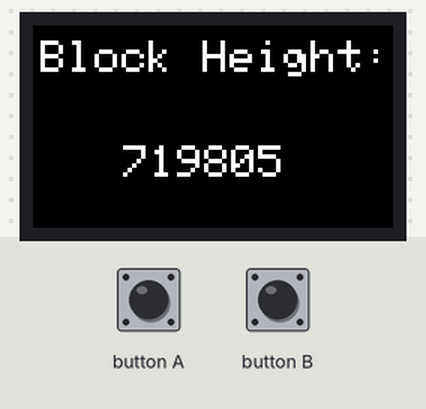
The sketch below on a simulated ESP32. On the bench: 240×135 colour display. Inputs (shaded band) come from the test bench.

Above: at 1.3 s.
1.4 s: button A pressed for 0.15 s
At 1.8 s:
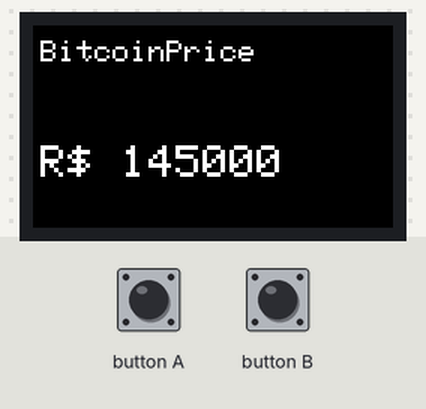
3.0 s: button B pressed for 0.15 s
At 4.2 s:
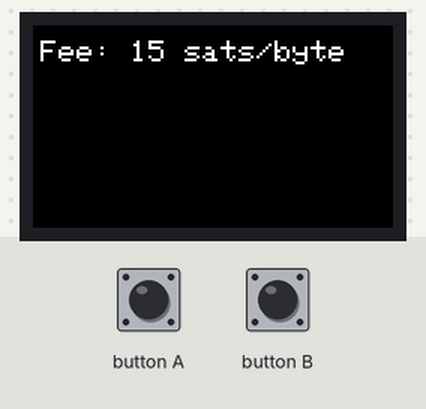
4.6 s: button A pressed for 1 s
At 5.0 s:
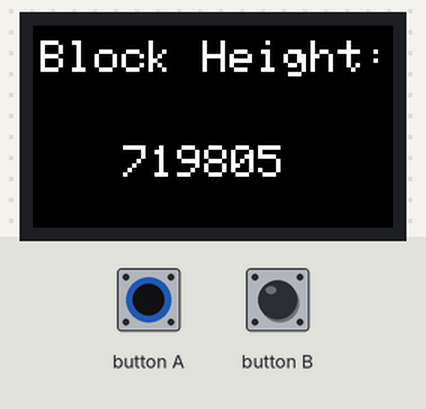
Timing chart, 0 to 7.6 s (numbered marks = the images above; inputs shaded):
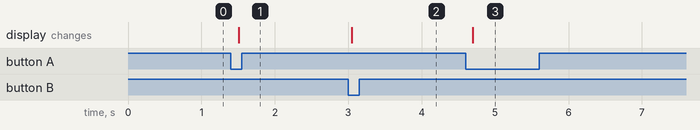

Measured:
- after the input at 1.4 s, the display: changes after 0.11 s (image 1)
- after the input at 3.0 s, the display: changes after 0.05 s (image 2)
- after the input at 4.6 s, the display: changes after 0.09 s (image 3)

The sketch:

FSM.ino
```cpp
#include <M5StickCPlus.h>

#include <string>

enum ScreenState { SCREEN1, SCREEN2, SCREEN3 };

ScreenState currentScreenState = SCREEN1;
const int NUM_SCREEN_STATES = 3;

void setup() {
  M5.begin();

  M5.Lcd.setTextSize(2);
  M5.Lcd.setRotation(1);
  M5.Axp.ScreenBreath(9);

  drawScreen1();
}

void loop() {
  if (checkButtons()) {
    changeScreenState();
  }
  delay(100);
}

boolean checkButtons() {
  M5.update();
  if (M5.BtnA.wasPressed() || M5.BtnB.wasPressed() || M5.Axp.GetBtnPress()) {
    return true;
  }

  return false;
}

void drawScreen1() {
  M5.Lcd.setCursor(5, 10);
  M5.Lcd.setTextSize(3);
  M5.Lcd.print("Block Height:");
  M5.Lcd.setCursor(60, 80);
  M5.Lcd.print(719805);
}

void drawScreen2() {
  M5.Lcd.setCursor(5, 10);
  M5.Lcd.setTextSize(2);
  M5.Lcd.print("BitcoinPrice");
  M5.Lcd.setTextSize(3);
  M5.Lcd.setCursor(5, 80);
  M5.Lcd.print("R$ 145000");
}

void drawScreen3() {
  M5.Lcd.setCursor(5, 10);
  M5.Lcd.setTextSize(2);
  M5.Lcd.print("Fee: 15 sats/byte");
}

void changeScreenState() {
  currentScreenState =
      static_cast<ScreenState>((currentScreenState + 1) % NUM_SCREEN_STATES);
  updateScreen();
}

void updateScreen() {
  clearScreen();

  switch (currentScreenState) {
    case SCREEN1:
      drawScreen1();
      break;
    case SCREEN2:
      drawScreen2();
      break;
    case SCREEN3:
      drawScreen3();
      break;
  }
}

void clearScreen() { M5.Lcd.fillRect(0, 0, 240, 135, BLACK); }
```
